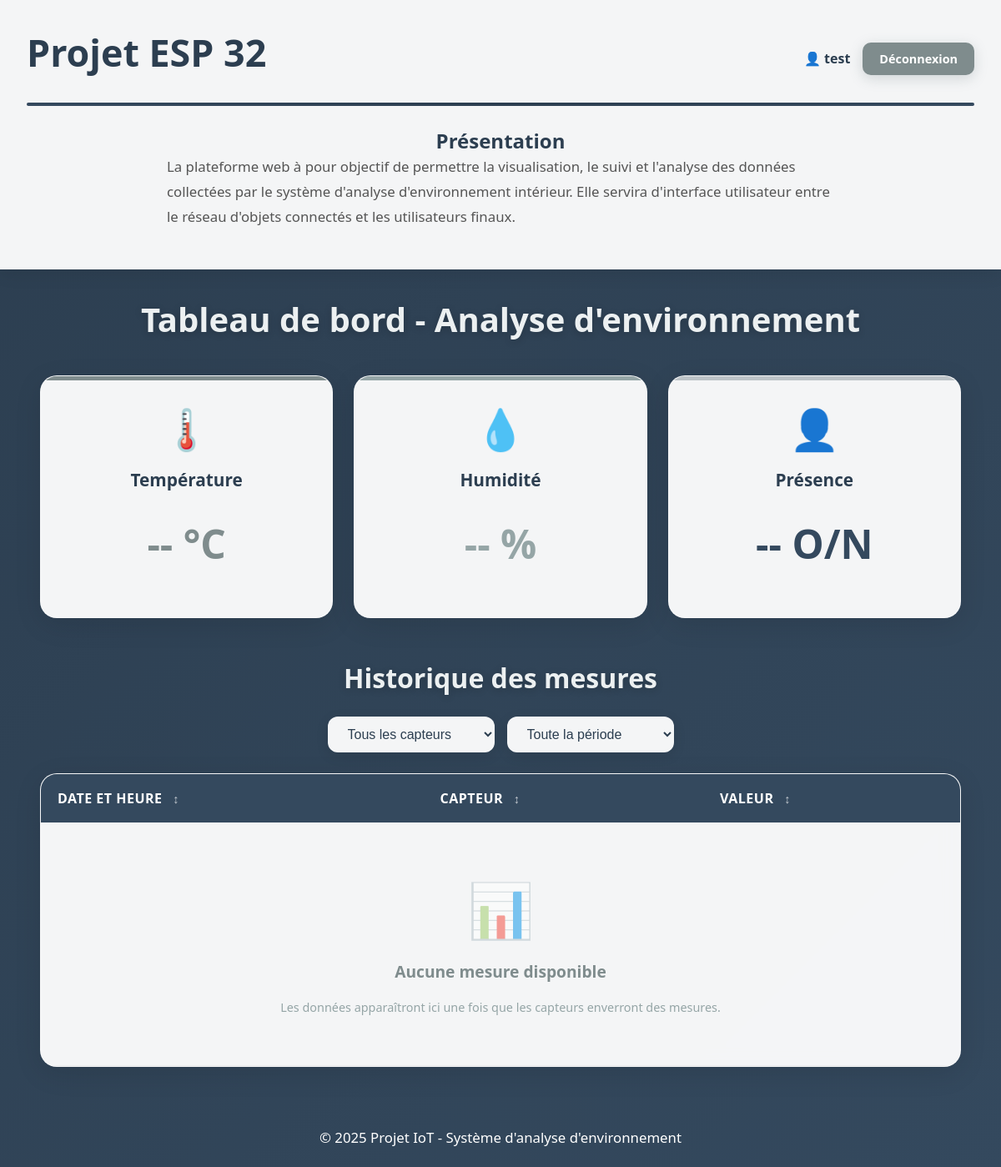
Before: /main/ (signed in) with the older database file.
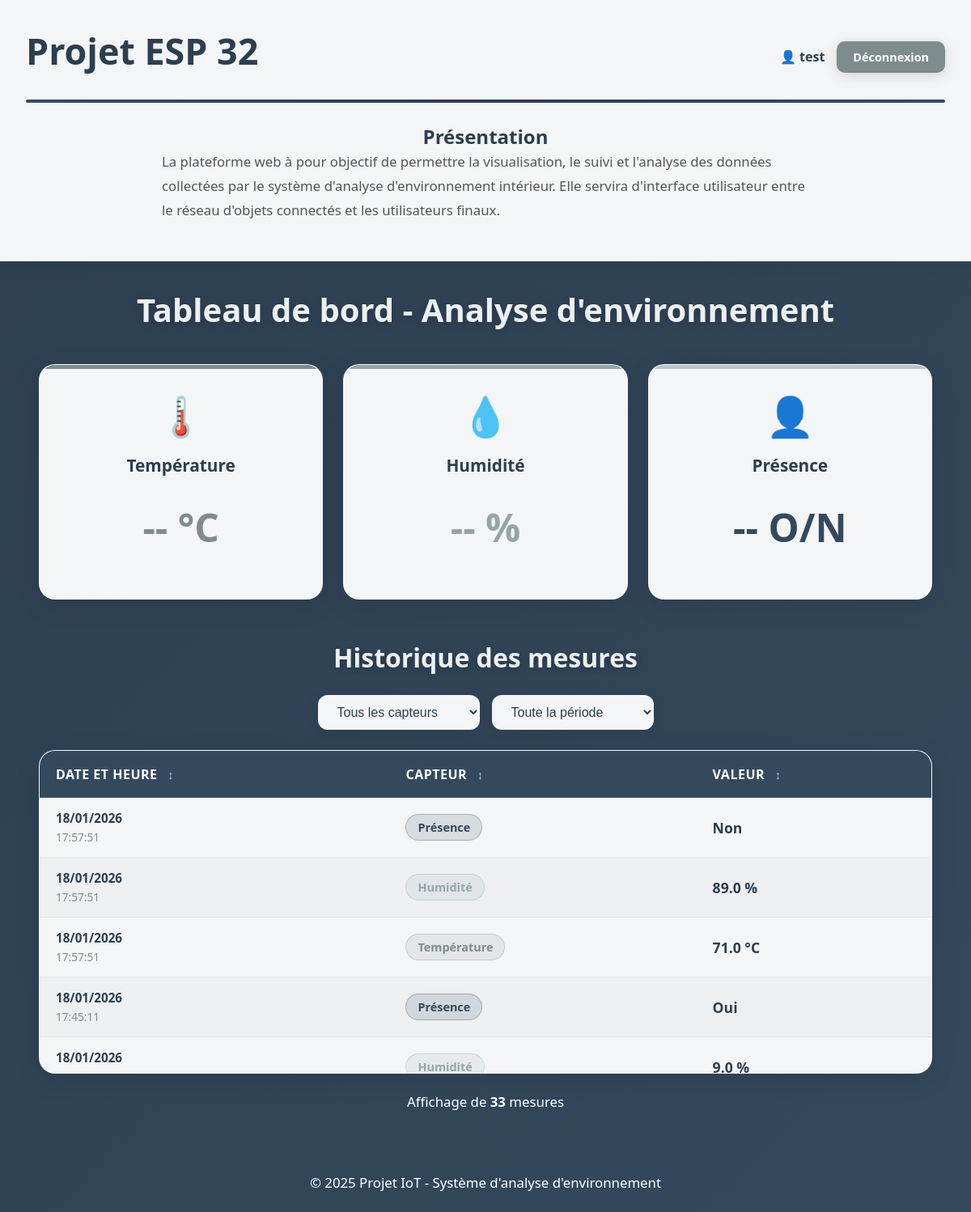
After: the same page with the newer database file.
### api/models.py (models this page shows, shortened)
class Measurement(models.Model):
    sensor = models.ForeignKey(Sensor, on_delete=models.CASCADE, related_name='measurements')
    timestamp = models.DateTimeField(auto_now_add=True)
    value = models.FloatField()                 # Pour présence, tu peux mettre 0/1

### api/views.py (the view)
# urls.py: path('main/', main_page, name='main'),
@login_required(login_url='/login/')
def main_page(request):
    recent = timezone.now() - timedelta(minutes=15)
    data = Measurement.objects.filter(
        timestamp__gte=recent
    ).select_related('sensor').order_by('-timestamp')
    sensors = {}
    for m in data:
        st = m.sensor.sensor_type
        if st not in sensors:
            sensors[st] = {'latest': float(m.value), 'time': m.timestamp.isoformat()}
    filter_sensor = request.GET.get('sensor', '')
    filter_period = request.GET.get('period', '')
    history_query = Measurement.objects.all().select_related('sensor').order_by('-timestamp')
    if filter_sensor:
        history_query = history_query.filter(sensor__sensor_type=filter_sensor)
    if filter_period == '24h':
        history_query = history_query.filter(timestamp__gte=timezone.now() - timedelta(hours=24))
    elif filter_period == '7j':
        history_query = history_query.filter(timestamp__gte=timezone.now() - timedelta(days=7))
    elif filter_period == '30j':
        history_query = history_query.filter(timestamp__gte=timezone.now() - timedelta(days=30))
    history_measurements = history_query[:100]
    history_data = []
    for m in history_measurements:
        sensor_type_display = {
            'temperature': 'Température',
            'humidity': 'Humidité',
            'presence': 'Présence',
            'light': 'Luminosité',
            'sound': 'Niveau sonore'
        }.get(m.sensor.sensor_type, m.sensor.sensor_type.capitalize())
        if m.sensor.sensor_type == 'temperature':
            value_display = f"{m.value:.1f} °C"
        elif m.sensor.sensor_type == 'humidity':
            value_display = f"{m.value:.1f} %"
        elif m.sensor.sensor_type == 'presence':
            value_display = "Oui" if m.value >= 1 else "Non"
        else:
            value_display = f"{m.value:.2f}"
        history_data.append({
            'timestamp': m.timestamp,
            'timestamp_iso': m.timestamp.isoformat(),
            'sensor_type': sensor_type_display,
            'sensor_type_raw': m.sensor.sensor_type,
            'value': value_display,
            'value_raw': m.value
        })
    return render(request, 'main.html', {
        'username': request.user.username,
        'sensor_data': sensors,
        'history_data': history_data,
        'current_filter_sensor': filter_sensor,
        'current_filter_period': filter_period
    })

### frontend/templates/main.html (shortened to what this page needs)
{% load static %}
<!DOCTYPE html>
<html lang="fr">
<head>
<link rel="stylesheet" href="{% static 'css/main.css' %}">
</head>
<body>
    <header>
        <div class="header-top">
            <h1>Projet ESP 32</h1>
            <div class="user-menu">
                <span class="username">👤 {{ username }}</span>
                <a href="/logout/" class="btn-logout">Déconnexion</a>
            </div>
        </div>
        <div class="bande"></div>
        <h2 class="presentation">Présentation</h2>
        <p>La plateforme web à pour objectif de permettre la visualisation, le suivi et l'analyse des données collectées par le système d'analyse d'environnement intérieur.
        Elle servira d'interface utilisateur entre le réseau d'objets connectés et les utilisateurs finaux.</p>
    </header>
    <div class="container">
        <h1 style="text-align: center; color: #ecf0f1; margin-bottom: 30px; font-size: 2.5rem; text-shadow: 0 2px 10px rgba(0, 0, 0, 0.2);">Tableau de bord - Analyse d'environnement</h1>
        <section class="cards">
            <div class="card">
                <div class="card-icon">🌡️</div>
                <h3>Température</h3>
                <p class="value" id="temperature-value">
                    {% if sensor_data.temperature %}{{ sensor_data.temperature.latest|floatformat:1 }} °C{% else %}-- °C{% endif %}
                </p>
            </div>
            <div class="card">
                <div class="card-icon">💧</div>
                <h3>Humidité</h3>
                <p class="value" id="humidity-value">
                    {% if sensor_data.humidity %}{{ sensor_data.humidity.latest|floatformat:1 }} %{% else %}-- %{% endif %}
                </p>
            </div>
            <div class="card">
                <div class="card-icon">👤</div>
                <h3>Présence</h3>
                <p class="value" id="presence-value">
                    {% if sensor_data.presence %}
                        {% if sensor_data.presence.latest >= 1 %}Oui{% else %}Non{% endif %}
                    {% else %}-- O/N{% endif %}
                </p>
            </div>
        </section>
        <section class="Historique">
        <h2>Historique des mesures</h2>
        <div class="filters">
            <select id="filter-sensor" onchange="applyFilters()">
                <option value="">Tous les capteurs</option>
            </select>
            <select id="filter-period" onchange="applyFilters()">
                <option value="">Toute la période</option>
            </select>
        </div>
        <div class="table-container">
            <table id="history-table">
                <thead>
                    <tr>
                        <th onclick="sortTable(0)" class="sortable">
                            Date et heure <span class="sort-icon">↕</span>
                        </th>
                        <th onclick="sortTable(1)" class="sortable">
                            Capteur <span class="sort-icon">↕</span>
                        </th>
                        <th onclick="sortTable(2)" class="sortable">
                            Valeur <span class="sort-icon">↕</span>
                        </th>
                    </tr>
                </thead>
                <tbody>
                    {% if history_data %}
                        {% for measurement in history_data %}
                        <tr data-timestamp="{{ measurement.timestamp_iso }}">
                            <td>
                                <span class="date-time">{{ measurement.timestamp|date:"d/m/Y" }}</span>
                                <span class="time-only">{{ measurement.timestamp|date:"H:i:s" }}</span>
                            </td>
                            <td>
                                <span class="sensor-badge sensor-{{ measurement.sensor_type_raw }}">
                                    {{ measurement.sensor_type }}
                                </span>
                            </td>
                            <td class="value-cell">
                                <strong>{{ measurement.value }}</strong>
                            </td>
                        </tr>
                        {% endfor %}
                    {% else %}
                        <tr class="no-data-row">
                            <td colspan="3" class="no-data">
                                <div class="no-data-content">
                                    <span class="no-data-icon">📊</span>
                                    <p>Aucune mesure disponible</p>
                                    <small>Les données apparaîtront ici une fois que les capteurs enverront des mesures.</small>
                                </div>
                            </td>
                        </tr>
                    {% endif %}
                </tbody>
            </table>
        </div>
        {% if history_data %}
        <div class="table-info">
            <p>Affichage de <strong>{{ history_data|length }}</strong> mesure{{ history_data|length|pluralize }}</p>
        </div>
        {% endif %}
        </section>
    </div>
    <footer style="margin-top: 50px; padding: 20px; text-align: center; color: #ffffff;">
        <p>© 2025 Projet IoT - Système d'analyse d'environnement</p>
    </footer>
</body>
</html>

Changed rows visible on the page:
added Measurement: timestamp "18/01/2026", timestamp "17:57:51"
added Measurement: timestamp "18/01/2026", timestamp "17:57:51"
added Measurement: timestamp "18/01/2026", timestamp "17:57:51"
added Measurement: timestamp "18/01/2026", timestamp "17:45:11"
added Measurement: timestamp "18/01/2026"
Other visible differences:
{{ history_data|length }}: (not shown) → "33"
new list line: "Présence Non"
new list line: "Humidité 89.0 %"
new list line: "Température 71.0 °C"
new list line: "Présence Oui"
new list line: "Humidité 9.0 %"
text no longer shown: "📊 Aucune mesure disponible Les données apparaîtront ici une fois que les capteurs enverront des mesures."
text now shown: "Affichage de mesure"
